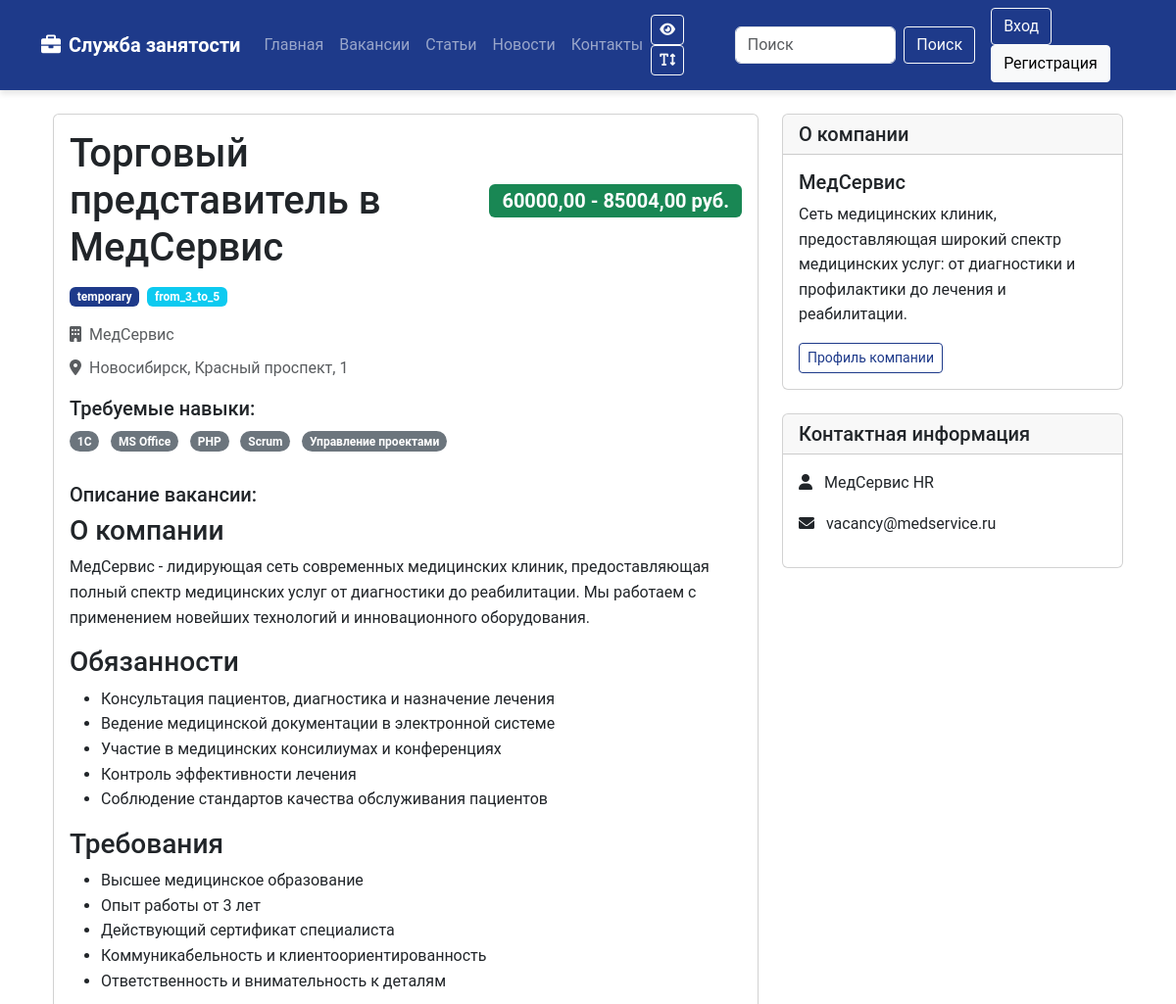
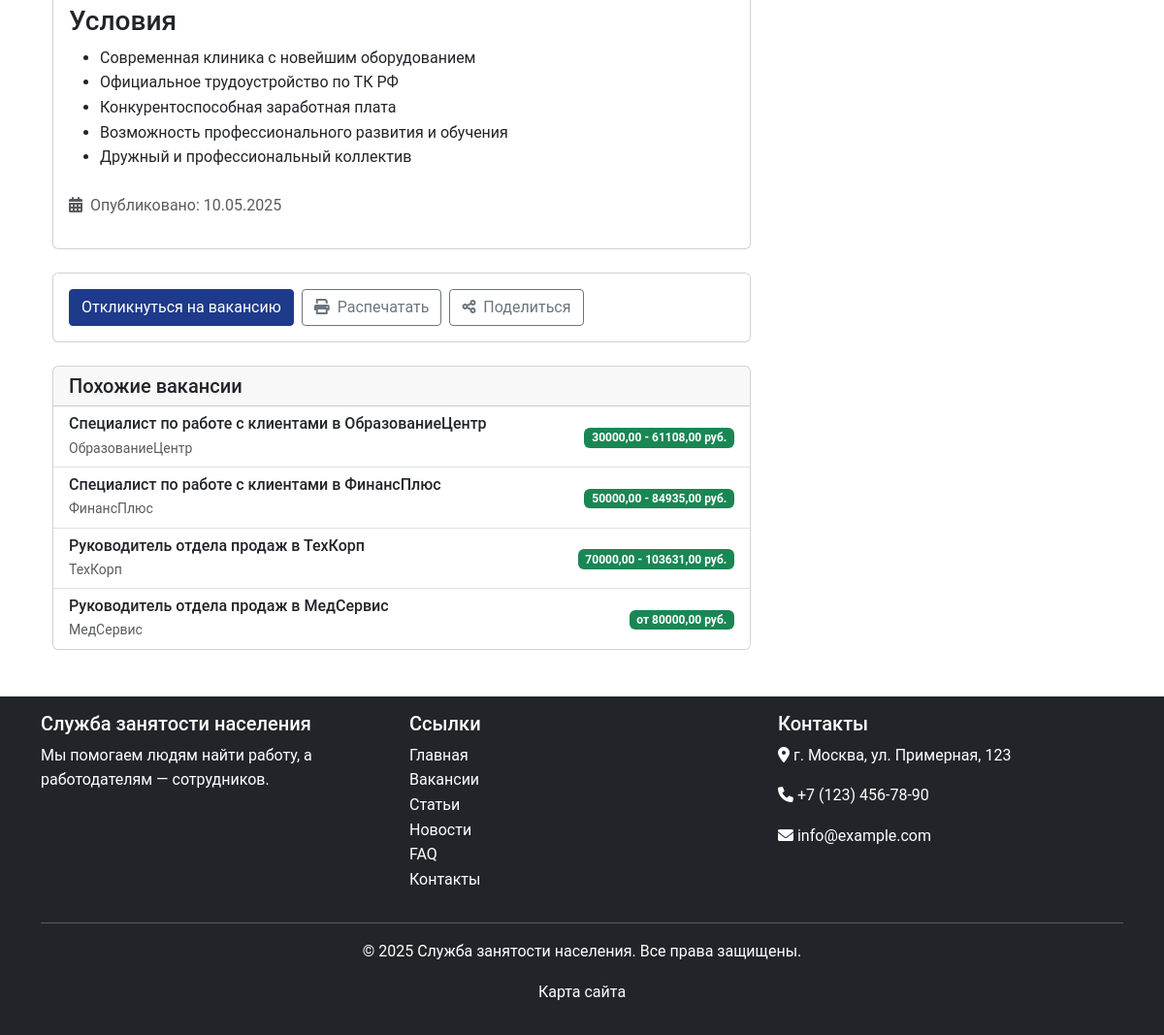
The page /jobs/vacancy/-8831/ on the database its author committed (2 pictures, top to bottom).
### jobs/models.py (models this page shows, shortened)
class JobVacancy(models.Model):
    STATUS_CHOICES = (
        ('open', 'Открыта'),
        ('closed', 'Закрыта'),
        ('archived', 'В архиве'),
    )
    EMPLOYMENT_TYPE_CHOICES = (
        ('full_time', 'Полная занятость'),
        ('part_time', 'Частичная занятость'),
        ('contract', 'Контракт'),
        ('internship', 'Стажировка'),
        ('remote', 'Удаленная работа'),
    )
    EXPERIENCE_CHOICES = (
        ('no_experience', 'Без опыта'),
        ('1-3', '1-3 года'),
        ('3-5', '3-5 лет'),
        ('5+', 'Более 5 лет'),
    )
    title = models.CharField(max_length=255, verbose_name='Название вакансии')
    slug = models.SlugField(unique=True, verbose_name='URL')
    employer = models.ForeignKey(EmployerProfile, on_delete=models.CASCADE, related_name='vacancies', verbose_name='Работодатель')
    category = models.ForeignKey(Category, on_delete=models.CASCADE, related_name='vacancies', verbose_name='Категория')
    description = models.TextField(verbose_name='Описание вакансии')
    requirements = models.TextField(verbose_name='Требования')
    responsibilities = models.TextField(verbose_name='Обязанности')
    benefits = models.TextField(blank=True, null=True, verbose_name='Преимущества')
    salary_min = models.DecimalField(max_digits=10, decimal_places=2, blank=True, null=True, verbose_name='Минимальная зарплата')
    salary_max = models.DecimalField(max_digits=10, decimal_places=2, blank=True, null=True, verbose_name='Максимальная зарплата')
    location = models.ForeignKey(JobLocation, on_delete=models.SET_NULL, blank=True, null=True, related_name='vacancies', verbose_name='Местоположение')
    is_remote = models.BooleanField(default=False, verbose_name='Удаленная работа')
    status = models.CharField(max_length=20, choices=STATUS_CHOICES, default='open', verbose_name='Статус')
    employment_type = models.CharField(max_length=20, choices=EMPLOYMENT_TYPE_CHOICES, verbose_name='Тип занятости')
    experience_required = models.CharField(max_length=20, choices=EXPERIENCE_CHOICES, verbose_name='Требуемый опыт')
    skills = models.ManyToManyField(Skill, related_name='vacancies', blank=True, verbose_name='Навыки')
    created_at = models.DateTimeField(auto_now_add=True, verbose_name='Дата создания')
    updated_at = models.DateTimeField(auto_now=True, verbose_name='Дата обновления')
    class Meta:
        verbose_name = 'Вакансия'
        verbose_name_plural = 'Вакансии'
        ordering = ['-created_at']

class JobLocation(models.Model):
    city = models.CharField(max_length=100, verbose_name='Город')
    region = models.CharField(max_length=100, verbose_name='Регион')
    address = models.CharField(max_length=255, blank=True, null=True, verbose_name='Адрес')
    class Meta:
        verbose_name = 'Местоположение'
        verbose_name_plural = 'Местоположения'
        ordering = ['city', 'region']
        unique_together = ['city', 'region', 'address']

class Skill(models.Model):
    name = models.CharField(max_length=100, unique=True, verbose_name='Название навыка')
    slug = models.SlugField(unique=True, verbose_name='URL')
    description = models.TextField(blank=True, null=True, verbose_name='Описание')
    class Meta:
        verbose_name = 'Навык'
        verbose_name_plural = 'Навыки'
        ordering = ['name']

### users/models.py (models this page shows, shortened)
class EmployerProfile(models.Model):
    user = models.OneToOneField(User, on_delete=models.CASCADE, related_name='employer_profile')
    company_name = models.CharField(max_length=255, verbose_name='Название компании')
    company_logo = models.ImageField(upload_to='employers/', blank=True, null=True, verbose_name='Логотип компании')
    company_description = models.TextField(blank=True, null=True, verbose_name='Описание компании')
    company_website = models.URLField(blank=True, null=True, verbose_name='Веб-сайт компании')
    company_address = models.CharField(max_length=255, blank=True, null=True, verbose_name='Адрес компании')
    company_phone = models.CharField(max_length=20, blank=True, null=True, verbose_name='Телефон компании')
    company_email = models.EmailField(blank=True, null=True, verbose_name='Email компании')
    slug = models.SlugField(unique=True, blank=True, verbose_name='URL')
    created_at = models.DateTimeField(auto_now_add=True, verbose_name='Дата создания')
    updated_at = models.DateTimeField(auto_now=True, verbose_name='Дата обновления')
    class Meta:
        verbose_name = 'Профиль работодателя'
        verbose_name_plural = 'Профили работодателей'
        ordering = ['-created_at']

### jobs/views.py (the view, shortened to what this page needs)
# urls.py: path('vacancy/<slug:slug>/', views.JobVacancyDetailView.as_view(), name='vacancy_detail'),
class JobVacancyDetailView(DetailView):
    model = JobVacancy
    template_name = 'jobs/vacancy_detail.html'
    context_object_name = 'vacancy'
    def get_context_data(self, **kwargs):
        context = super().get_context_data(**kwargs)
        vacancy = self.object
        context['similar_vacancies'] = JobVacancy.objects.filter(
            category=vacancy.category,
            status='open'
        ).exclude(id=vacancy.id)[:4]
        return context

### templates/jobs/vacancy_detail.html (shortened to what this page needs)
{% extends 'base.html' %}
{% block content %}
<div class="container">
    <div class="row">
        <div class="col-md-8">
            <div class="card mb-4">
                <div class="card-body">
                    <div class="d-flex justify-content-between align-items-center mb-3">
                        <h1 class="card-title mb-0">{{ vacancy.title }}</h1>
                        <div>
                            {% if vacancy.salary_min and vacancy.salary_max %}
                                <span class="badge bg-success fs-5">{{ vacancy.salary_min }} - {{ vacancy.salary_max }} руб.</span>
                            {% elif vacancy.salary_min %}
                                <span class="badge bg-success fs-5">от {{ vacancy.salary_min }} руб.</span>
                            {% elif vacancy.salary_max %}
                                <span class="badge bg-success fs-5">до {{ vacancy.salary_max }} руб.</span>
                            {% else %}
                                <span class="badge bg-secondary fs-5">Зарплата не указана</span>
                            {% endif %}
                        </div>
                    </div>
                    <div class="d-flex mb-3">
                        <span class="badge bg-primary me-2">{{ vacancy.get_employment_type_display }}</span>
                        <span class="badge bg-info me-2">{{ vacancy.get_experience_required_display }}</span>
                    </div>
                    <p class="card-text text-muted mb-2">
                        <i class="fas fa-building me-1"></i> {{ vacancy.employer.company_name }}
                    </p>
                    <p class="card-text text-muted mb-3">
                        <i class="fas fa-map-marker-alt me-1"></i>
                        {% if vacancy.location %}
                            {{ vacancy.location.city }}, {{ vacancy.location.address }}
                        {% elif vacancy.is_remote %}
                            Удаленная работа
                        {% else %}
                            Не указано
                        {% endif %}
                    </p>
                    <div class="mb-4">
                        <h5>Требуемые навыки:</h5>
                        <div class="mb-3">
                            {% for skill in vacancy.skills.all %}
                                <span class="badge rounded-pill bg-secondary me-2 mb-2">{{ skill.name }}</span>
                            {% empty %}
                                <p class="text-muted">Навыки не указаны</p>
                            {% endfor %}
                        </div>
                    </div>
                    <div class="mb-3">
                        <h5>Описание вакансии:</h5>
                        <div class="vacancy-description">
                            {{ vacancy.description|safe }}
                        </div>
                    </div>
                    <div class="mt-4">
                        <p class="text-muted">
                            <i class="fas fa-calendar-alt me-1"></i> Опубликовано: {{ vacancy.created_at|date:"d.m.Y" }}
                        </p>
                    </div>
                </div>
            </div>
            <div class="card mb-4">
                <div class="card-body">
                    <div class="d-flex gap-2">
                        <a href="{% url 'jobs:apply' vacancy.slug %}" class="btn btn-primary">Откликнуться на вакансию</a>
                        <button class="btn btn-outline-secondary" onclick="window.print()">
                            <i class="fas fa-print me-1"></i> Распечатать
                        </button>
                        <a href="#" class="btn btn-outline-secondary">
                            <i class="fas fa-share-alt me-1"></i> Поделиться
                        </a>
                    </div>
                </div>
            </div>
            {% if similar_vacancies %}
            <div class="card mb-4">
                <div class="card-header">
                    <h5 class="mb-0">Похожие вакансии</h5>
                </div>
                <div class="list-group list-group-flush">
                    {% for similar in similar_vacancies %}
                        <a href="{% url 'jobs:vacancy_detail' similar.slug %}" class="list-group-item list-group-item-action">
                            <div class="d-flex justify-content-between align-items-center">
                                <div>
                                    <h6 class="mb-1">{{ similar.title }}</h6>
                                    <p class="text-muted mb-0 small">{{ similar.employer.company_name }}</p>
                                </div>
                                <div>
                                    {% if similar.salary_min and similar.salary_max %}
                                        <span class="badge bg-success">{{ similar.salary_min }} - {{ similar.salary_max }} руб.</span>
                                    {% elif similar.salary_min %}
                                        <span class="badge bg-success">от {{ similar.salary_min }} руб.</span>
                                    {% elif similar.salary_max %}
                                        <span class="badge bg-success">до {{ similar.salary_max }} руб.</span>
                                    {% endif %}
                                </div>
                            </div>
                        </a>
                    {% endfor %}
                </div>
            </div>
            {% endif %}
        </div>
        <div class="col-md-4">
            <div class="card mb-4">
                <div class="card-header">
                    <h5 class="mb-0">О компании</h5>
                </div>
                <div class="card-body">
                    <h5 class="card-title">{{ vacancy.employer.company_name }}</h5>
                    <p class="card-text">{{ vacancy.employer.company_description }}</p>
                    <a href="{% url 'users:employer_profile' vacancy.employer.slug %}" class="btn btn-outline-primary btn-sm">Профиль компании</a>
                </div>
            </div>
            <div class="card mb-4">
                <div class="card-header">
                    <h5 class="mb-0">Контактная информация</h5>
                </div>
                <div class="card-body">
                    <p><i class="fas fa-user me-2"></i> {{ vacancy.employer.user.first_name }} {{ vacancy.employer.user.last_name }}</p>
                    <p><i class="fas fa-envelope me-2"></i> {{ vacancy.employer.user.email }}</p>
                </div>
            </div>
        </div>
    </div>
</div>
{% endblock %}

### static/css/style.css (style rules this page uses)
body { font-family: 'Roboto', Arial, sans-serif; color: #333; line-height: 1.6; }
html, body { height: 100%; }
a { text-decoration: none; color: #1e3a8a; transition: color 0.3s; }
.btn { border-radius: 0.25rem; transition: all 0.3s; }
.btn-primary { background-color: #1e3a8a; border-color: #1e3a8a; }
.btn-outline-primary { color: #1e3a8a; border-color: #1e3a8a; }
.bg-primary { background-color: #1e3a8a !important; }

### rows shown on the page
JobVacancy: title "Торговый представитель в МедСервис", salary_min "60000,00", salary_max "85004,00", employment_type "temporary", experience_required "from_3_to_5", employer.company_name "МедСервис", location.city "Новосибирск", location.address "Красный проспект, 1", description "О компании МедСервис - лидирующая сеть современных медицинских клиник, предоставляющая полный спектр медицинских услуг от диагностики до реабилитации. Мы работаем с применением новейших технологий и инновационного оборудования. Обязанности Консультация пациентов, диагностика и назначение лечения Ведение медицинской документации в электронной системе Участие в медицинских консилиумах и конференциях Контроль эффективности лечения Соблюдение стандартов качества обслуживания пациентов Требования Высшее медицинское образование Опыт работы от 3 лет Действующий сертификат специалиста Коммуникабельность и клиентоориентированность Ответственность и внимательность к деталям Условия Современная…", created_at "10.05.2025", employer.company_description "Сеть медицинских клиник, предоставляющая широкий спектр медицинских услуг: от диагностики и профилактики до лечения и реабилитации.", employer.user.first_name "МедСервис", employer.user.last_name "HR", employer.user.email "vacancy@medservice.ru"
Skill: name "1С"
Skill: name "MS Office"
Skill: name "PHP"
Skill: name "Scrum"
Skill: name "Управление проектами"
JobVacancy: title "Специалист по работе с клиентами в ОбразованиеЦентр", employer.company_name "ОбразованиеЦентр", salary_min "30000,00", salary_max "61108,00"
JobVacancy: title "Специалист по работе с клиентами в ФинансПлюс", employer.company_name "ФинансПлюс", salary_min "50000,00", salary_max "84935,00"
JobVacancy: title "Руководитель отдела продаж в ТехКорп", employer.company_name "ТехКорп", salary_min "70000,00", salary_max "103631,00"
JobVacancy: title "Руководитель отдела продаж в МедСервис", employer.company_name "МедСервис", salary_min "80000,00"
